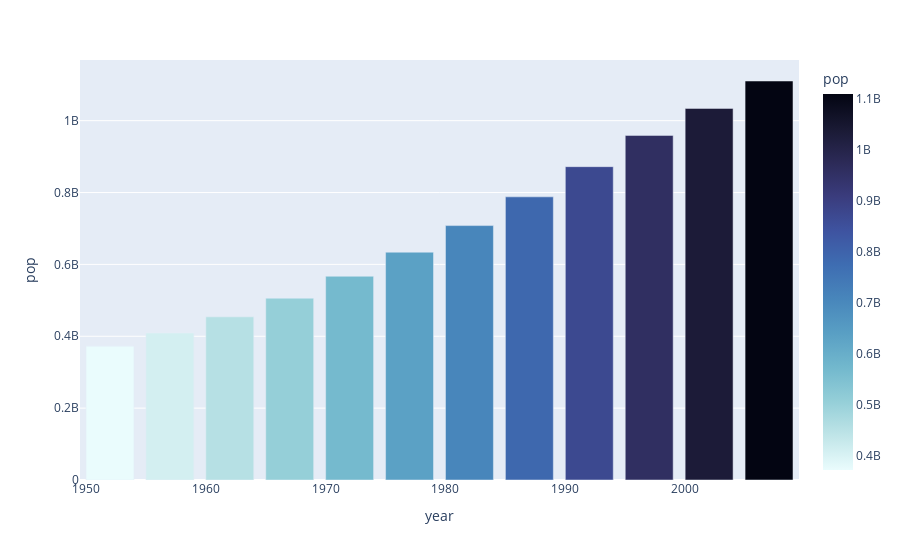

Notebook code for this chart:
### Code cell
px.bar(data_frame=px.data.gapminder().query('country == "India"'), x='year', y='pop', color='pop', hover_name='pop', color_continuous_scale='ice_r')

### Figure 1 — Plotly figure (JSON) as saved in the notebook; plotly's stock layout.template omitted (floating-point values rounded to 4 significant figures)
{"data": [{"alignmentgroup": "True", "hovertemplate": "<b>%{hovertext}</b><br><br>year=%{x}<br>pop=%{marker.color}<extra></extra>", "hovertext": [372000000, 409000000, 454000000, 506000000, 567000000, 634000000, 708000000, 788000000, 872000000, 959000000, 1034172547, 1110396331], "legendgroup": "", "marker": {"color": [372000000, 409000000, 454000000, 506000000, 567000000, 634000000, 708000000, 788000000, 872000000, 959000000, 1034172547, 1110396331], "coloraxis": "coloraxis", "pattern": {"shape": ""}}, "name": "", "offsetgroup": "", "orientation": "v", "showlegend": false, "textposition": "auto", "type": "bar", "x": [1952, 1957, 1962, 1967, 1972, 1977, 1982, 1987, 1992, 1997, 2002, 2007], "xaxis": "x", "y": [372000000, 409000000, 454000000, 506000000, 567000000, 634000000, 708000000, 788000000, 872000000, 959000000, 1034172547, 1110396331], "yaxis": "y"}], "layout": {"barmode": "relative", "coloraxis": {"colorbar": {"title": {"text": "pop"}}, "colorscale": [[0, "rgb(234, 252, 253)"], [0.09091, "rgb(192, 229, 232)"], [0.1818, "rgb(149, 207, 216)"], [0.2727, "rgb(114, 184, 205)"], [0.3636, "rgb(89, 159, 196)"], [0.4545, "rgb(72, 134, 187)"], [0.5455, "rgb(62, 109, 178)"], [0.6364, "rgb(62, 83, 160)"], [0.7273, "rgb(58, 60, 125)"], [0.8182, "rgb(44, 42, 87)"], [0.9091, "rgb(25, 25, 51)"], [1, "rgb(3, 5, 18)"]]}, "legend": {"tracegroupgap": 0}, "margin": {"t": 60}, "xaxis": {"anchor": "y", "domain": [0, 1], "title": {"text": "year"}}, "yaxis": {"anchor": "x", "domain": [0, 1], "title": {"text": "pop"}}}}
